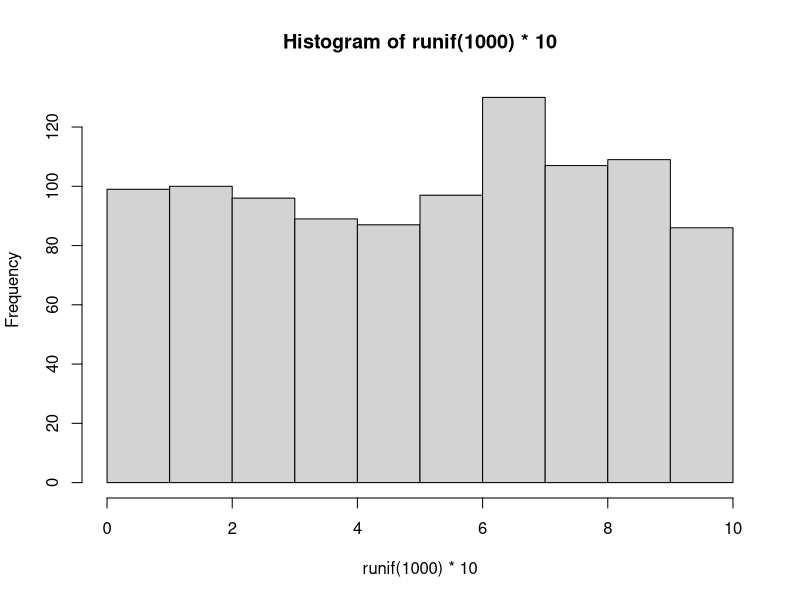

Source code (R): (Note: this script raises an error after producing the figure.)
pdf("exapmle.pdf")
hist(runif(1000)*10)
dev.off

#7 BASIC OPERATIONS FOR ARITHMETICS
# +,-,*,/,^
x = 5 / 3 #Regular Division
y = 5 %/% 3 #Integer Division
z = 3 %% 5 #Remainder Division

print(x)
print(y)
print(z)

countpositive <- function(v) {
  count <- 0
  for (val in v) {
    if (val > 0) {
      count <- count + 1
    }
  }
  return (count)
}

countgreater <- function(v, floor) {
  count <- 0
  for (val in v) {
    if (val > floor) {
      count <- count + 1
    }
  }
  return (count)
}

daynum <- readline('Enter a day number: ')
daynum <- strtoi(daynum)
if(daynum > 1 && daynum < 7) {
  day = 'weekday'
} else {
  day = 'weekend'
}
print(day)

x <- 3
x <- if (a %% 2 == 0) a/2 else 3*a+1

#example switch statement
#dayname to daynumber
daynum <- switch(day, 'Sunday' = 1, 'Monday' = 2, 'Saturday' = 7)

y <- c(8,7,9,6,8)
sum_y <- 0
sum_i <- 0
for (i in 1:length(y)) {
  sum_y = sum_y + y[i]
  sum_i = sum_i + i
  if (sum_y %% sum_i != 0) {
    break
  }
  z <- c(sum_y, sum_i)
  print(z)
}

